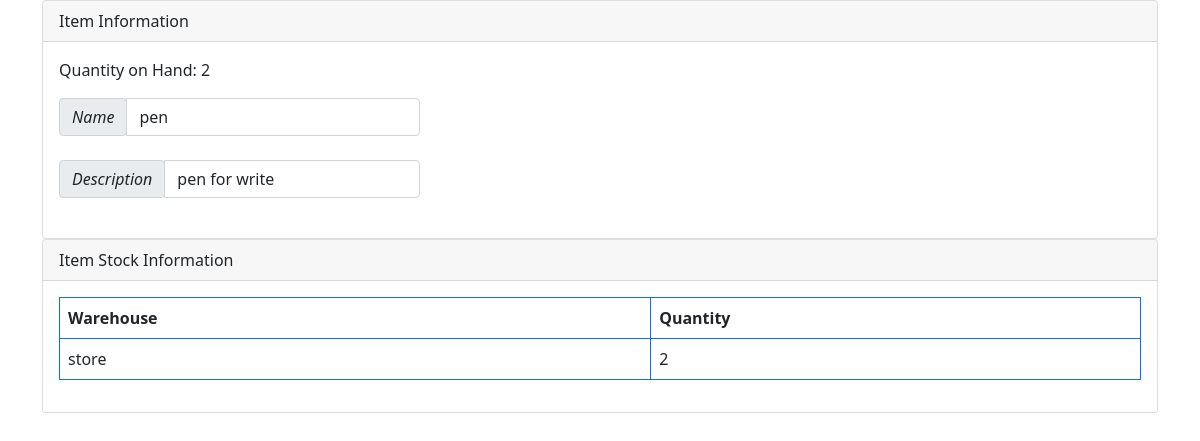
The page /report/item/1/ on the database as committed earlier.
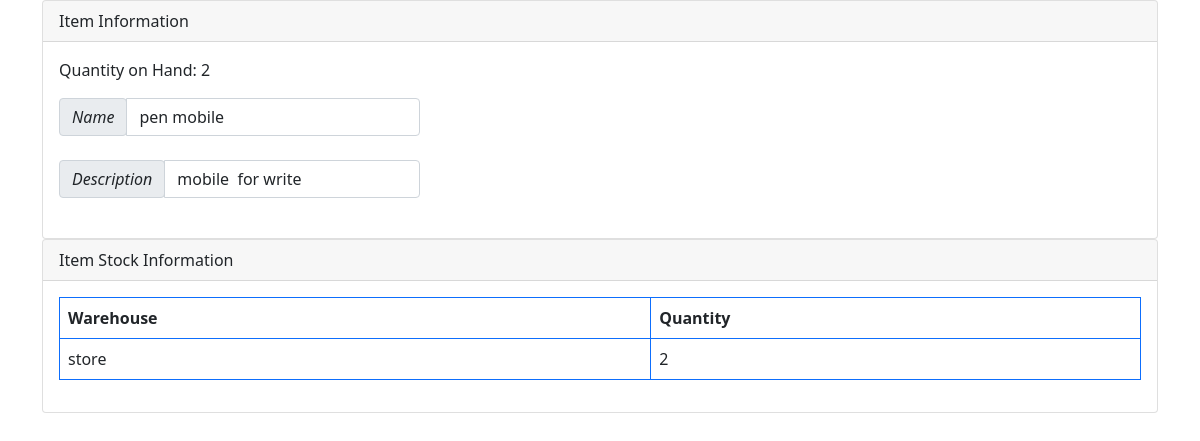
The same page on the database as committed later.
### ItemMasterData/models.py (models this page shows, shortened)
class Item(models.Model):
    code = models.CharField(max_length=25, unique=True,default='')
    name = models.CharField(max_length=100, unique=True)
    description = models.TextField()
    warehouse = models.ForeignKey(Warehouse, on_delete=models.CASCADE, default=1)
    unit = models.ForeignKey(Unit, on_delete=models.SET_DEFAULT, default=1)
    price = models.DecimalField(max_digits=10, decimal_places=2, default=0)
    @property
    def inhand(self):
        stock_quantity = self.stock_set.aggregate(total_quantity=Sum('quantity'))['total_quantity'] or 0
        receipt_quantity = self.itemreceipt_set.aggregate(total_quantity=Sum('quantity'))['total_quantity'] or 0
        delivery_quantity = self.itemdelivery_set.aggregate(total_quantity=Sum('quantity'))['total_quantity'] or 0
        return  stock_quantity + receipt_quantity - delivery_quantity

class Warehouse(models.Model):
    name = models.CharField(max_length=100, unique=True)
    location = models.CharField(max_length=100)

### Report/views.py (the view)
# urls.py: path('item/<int:pk>/', views.item_detail, name='item_detail'),
def item_detail(request, pk):
    item = get_object_or_404(Item, pk=pk)
    warehouses = Warehouse.objects.all()
    item_quantities = []
    form = ItemForm(instance=item)
    for warehouse in warehouses:
        stock_quantity = Stock.objects.filter(warehouse=warehouse, item=item).aggregate(Sum('quantity'))['quantity__sum'] or 0
    receipt_quantity = ItemReceipt.objects.filter(warehouse=warehouse, item=item).aggregate(Sum('quantity'))['quantity__sum'] or 0
    delivery_quantity = ItemDelivery.objects.filter(warehouse=warehouse, item=item).aggregate(Sum('quantity'))['quantity__sum'] or 0
    total_quantity = stock_quantity + receipt_quantity - delivery_quantity
    item_quantities.append({
        'warehouse': warehouse,
        'quantity': total_quantity,
    })
    return render(request, 'item/item_detail.html', {'form': form, 'item': item,  'item_quantities': item_quantities})

### Report/forms.py
class ItemForm(forms.ModelForm):
    name = forms.CharField(widget=forms.TextInput)
    description = forms.CharField(widget=forms.TextInput)
    class Meta:
        model = Item
        fields = ['name', 'description']
    def __init__(self, *args, **kwargs):
        super(ItemForm, self).__init__(*args, **kwargs)
        for field_name, field in self.fields.items():
            field.widget.attrs.update({
                'class': 'form-control',
                'id': f"defaultForm-{field_name}",
            })

### Report/templates/item/item_detail.html (shortened to what this page needs)
{% extends 'base.html' %}
{% block content %}
<div class="card">
  <div class="card-header">Item Information</div>
  <div class="card-body">
    <p>Quantity on Hand: {{ item.inhand }}</p>
    <form>
      {% for field in form %}
      <div class="col-md-4 mb-4">
        <div class="form-group">
          <div class="input-group">
            <div class="input-group-prepend">
              <span class="input-group-text">
                <i class="fas fa-envelope">{{ field.label }}</i>
              </span>
            </div>
            {{ field }}
          </div>
        </div>
      </div>
      {% endfor %}
    </form>
  </div>
</div>
<div class="card">
  <div class="card-header">Item Stock Information</div>
  <div class="card-body">
    <table class="table table-bordered border-primary">
      <thead>
        <tr>
          <th>Warehouse</th>
          <th>Quantity</th>
        </tr>
      </thead>
      <tbody>
        {% for item_quantity in item_quantities %}
          <tr>
            <td>{{ item_quantity.warehouse.name }}</td>
            <td>{{ item_quantity.quantity }}</td>
          </tr>
        {% endfor %}
      </tbody>
    </table>
  </div>
</div>
  {%endblock  %}

### templates/base.html (shortened to what this page needs)
{% load static %}
<!doctype html>
<html lang="en">
  <head>
    <link href="https://cdn.jsdelivr.net/npm/bootstrap@5.0.2/dist/css/bootstrap.min.css" rel="stylesheet">
  </head>
  <body>
    <div class="container">
        {% block content %}
        {% endblock %}
      </div>
  </body>
</html>

Rows that differ between the two databases and show on the page:
changed Item: name "pen" → "pen mobile"; description "pen for write" → "mobile for write"
